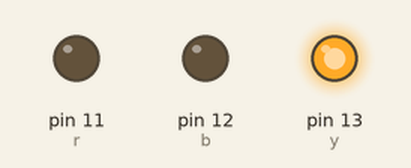
This sketch was run on a simulated Arduino Uno, built with avr-gcc and run on an emulated ATmega328P. Parts: output pins drawn as LEDs (lit = HIGH).

Above: at 0.5 s.
At 1.5 s:
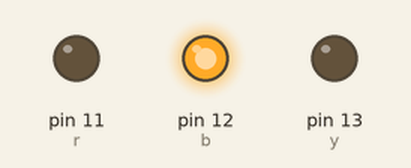
At 5.5 s:
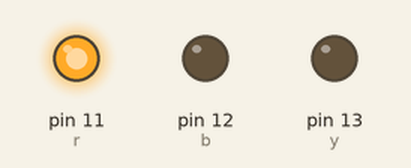
Timing chart, 0 to 6.9 s (numbered marks = the images above):
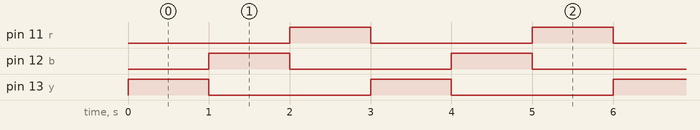

The sketch:

Class_12.ino
```cpp
int y=13;
int b=12;
int r=11;

void setup() {
  pinMode(y, OUTPUT);
  pinMode(b, OUTPUT);
  pinMode(r, OUTPUT);
}

void loop() {
  digitalWrite(y, 1);
  digitalWrite(b, 0);
  digitalWrite(r, 0);
  delay(1000);
  digitalWrite(y, 0);
  digitalWrite(b, 1);
  digitalWrite(r, 0);
  delay(1000);
  digitalWrite(y, 0);
  digitalWrite(b, 0);
  digitalWrite(r, 1);
  delay(1000);

}
```

Measured:
- by itself, pin 11 (r), pin 12 (b), pin 13 (y): alternates HIGH for 1.0 s and LOW for 2.0 s
- by itself, everything shown: repeats every 3.0 s, in 3 steps
